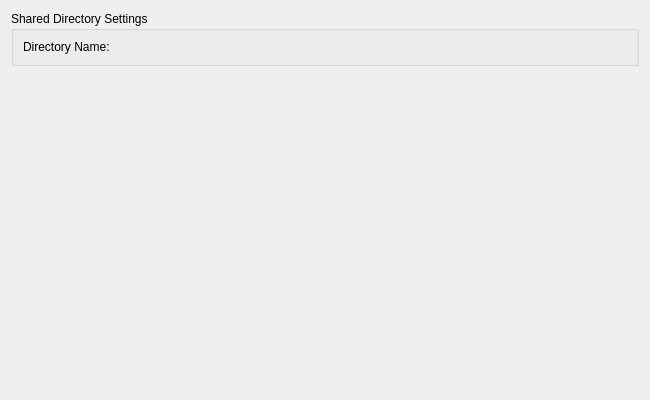
<?xml version="1.0" encoding="UTF-8"?>
<ui version="4.0">
 <class>SyncDirectorySettingsPage</class>
 <widget class="QWizardPage" name="SyncDirectorySettingsPage">
  <property name="geometry">
   <rect>
    <x>0</x>
    <y>0</y>
    <width>650</width>
    <height>400</height>
   </rect>
  </property>
  <property name="windowTitle">
   <string/>
  </property>
  <property name="title">
   <string>Synchronize to a shared directory</string>
  </property>
  <property name="subTitle">
   <string>Please enter the data for synchronization via a shared directory. All fields must be filled.</string>
  </property>
  <layout class="QVBoxLayout" name="verticalLayout">
   <item>
    <widget class="QGroupBox" name="groupBox">
     <property name="title">
      <string>Shared Directory Settings</string>
     </property>
     <layout class="QHBoxLayout" name="horizontalLayout">
      <item>
       <widget class="QLabel" name="label">
        <property name="text">
         <string>Directory Name:</string>
        </property>
       </widget>
      </item>
      <item>
       <widget class="E5PathPicker" name="directoryPicker" native="true">
        <property name="sizePolicy">
         <sizepolicy hsizetype="Expanding" vsizetype="Preferred">
          <horstretch>0</horstretch>
          <verstretch>0</verstretch>
         </sizepolicy>
        </property>
        <property name="focusPolicy">
         <enum>Qt::StrongFocus</enum>
        </property>
        <property name="toolTip">
         <string>Enter the full path of the shared directory</string>
        </property>
       </widget>
      </item>
     </layout>
    </widget>
   </item>
   <item>
    <spacer name="verticalSpacer">
     <property name="orientation">
      <enum>Qt::Vertical</enum>
     </property>
     <property name="sizeHint" stdset="0">
      <size>
       <width>20</width>
       <height>317</height>
      </size>
     </property>
    </spacer>
   </item>
  </layout>
 </widget>
 <customwidgets>
  <customwidget>
   <class>E5PathPicker</class>
   <extends>QWidget</extends>
   <header>E5Gui/E5PathPicker.h</header>
   <container>1</container>
  </customwidget>
 </customwidgets>
 <resources/>
 <connections/>
</ui>
